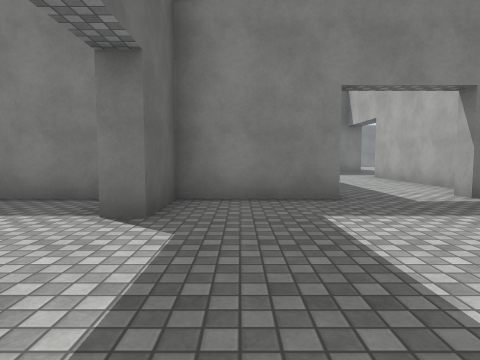
view 1 (above)

18 first-person views from a walk through a Unity game level. The camera is 1.2 m above the floor, tilts 4° down and sees 75° across. The floor is counted in squares, 2 m on a side. Each view is taken from the middle of a square. On the plan, view 1 faces up. The plan holds only what a view shows up to about 9 squares ahead; the rest is blank. The place goes on beyond the plan. The player is left out. Surface patterns are stand-ins for the level's own textures.

view 2
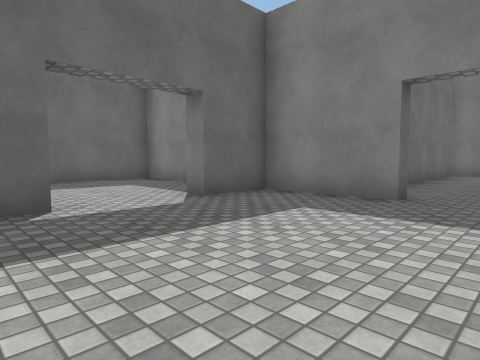

view 3
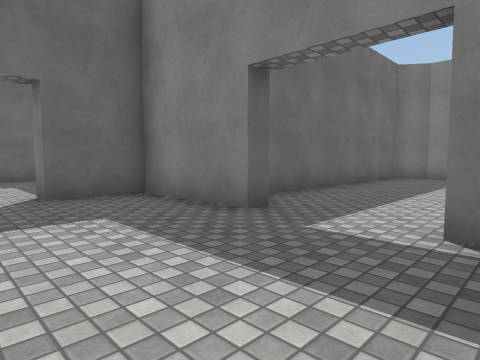

view 4
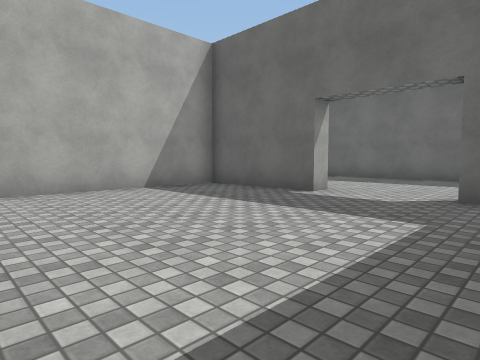

view 5
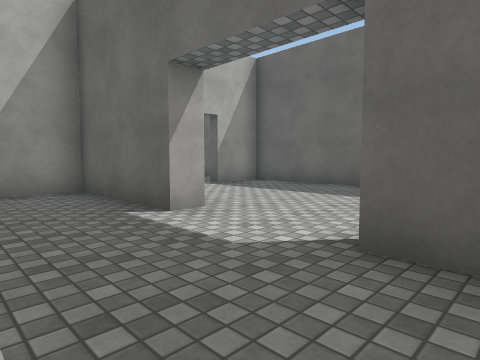

view 6
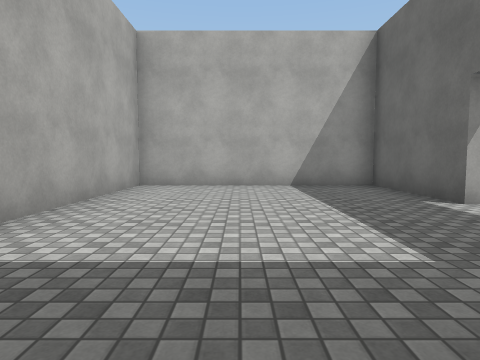

view 7
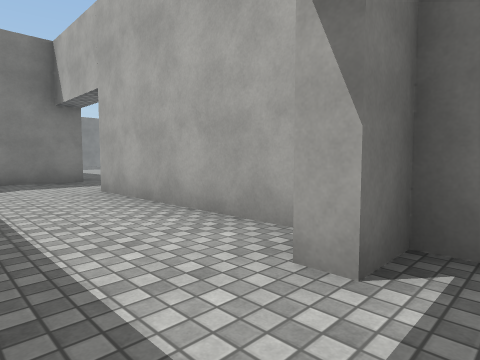

view 8
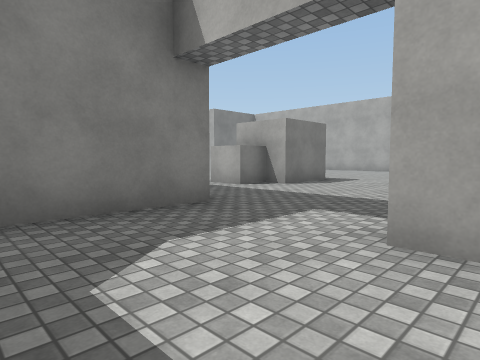

view 9
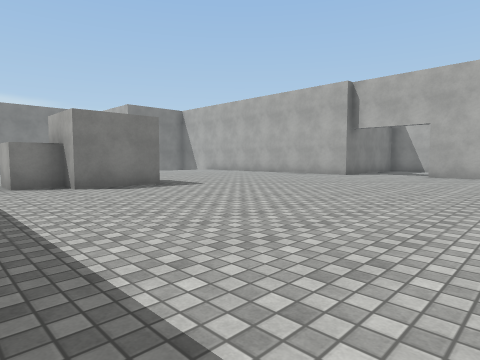

view 10
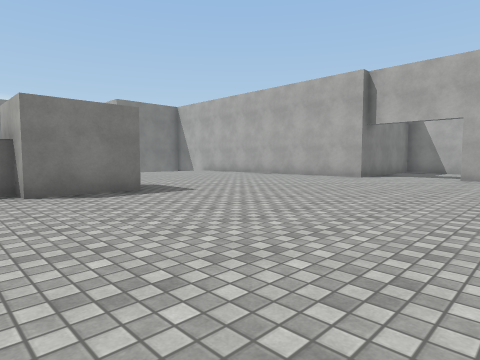

view 11
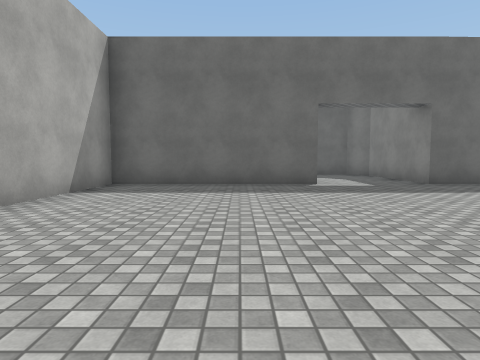

view 12
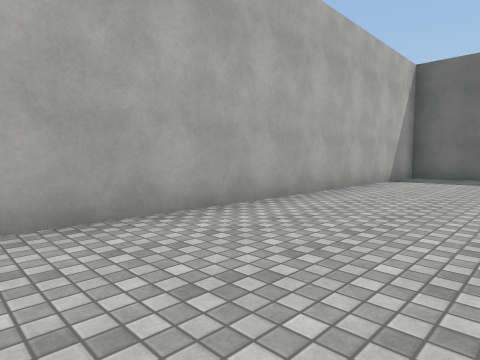

view 13
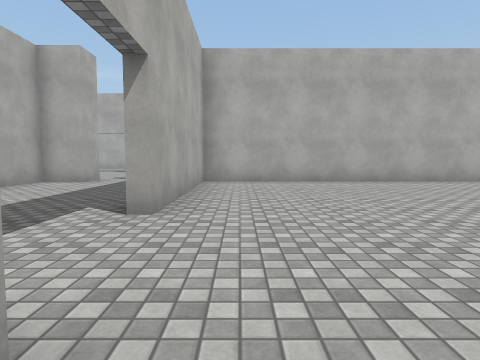

view 14
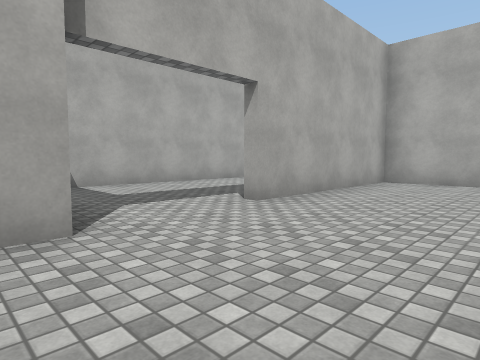

view 15
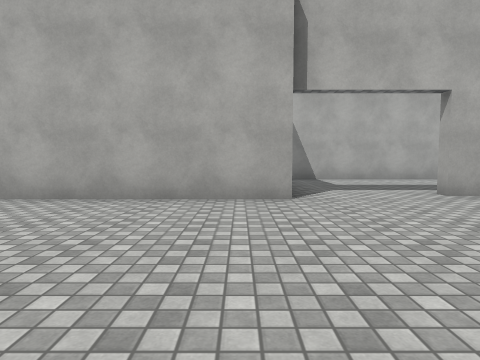

view 16
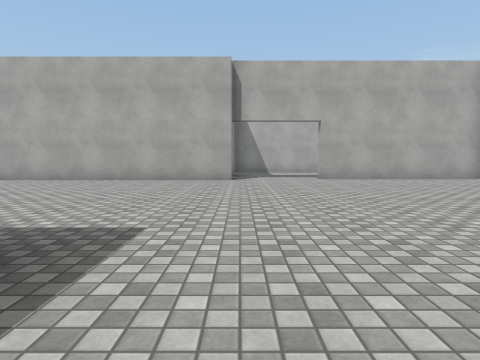

view 17
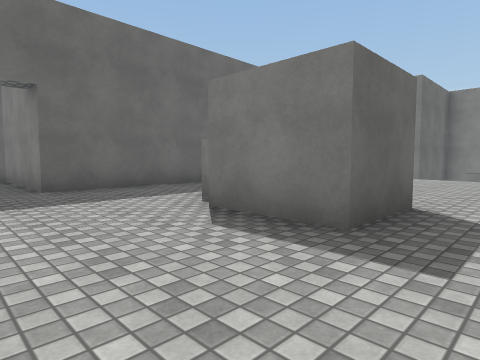

view 18
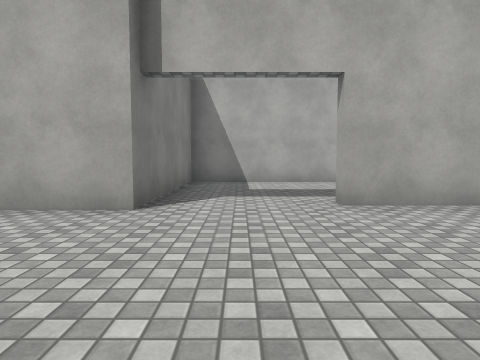

### Floor plan
Ten units are one square. View 1 is at (0, 0); x grows to the right and y downward. Boxes are objects, and circles mark ways between rooms. Rooms are numbered by the first view taken in them; rooms with no view inside come last. Other rooms are left out.
<svg viewBox="-60 -170 274 195">
<path fill="none" stroke="#000" d="M15 -51 15 -46 -10 -46 -10 -31 -15 -31M-15 -10 -10 -10 -10 19 42 19 42 -21M-20 -46 -51 -46M42 -42 42 -46 35 -46 35 -51M42 -55 42 -99M-55 -44 -55 19 -40 19M7 -115 7 -60M48 -124 14 -124M98 -151 98 -135 80 -135 80 -141 71 -141 71 -151M166 -124 166 -165M48 -99 48 -50 169 -50 169 -97M48 -160 48 -124M199 -52 209 -52 209 -124 166 -124"/>
<circle cx="50" cy="-105" r="3" fill="#2a7"/>
<circle cx="170" cy="-105" r="3" fill="#2a7"/>
<text x="10" y="-30">1</text>
<text x="110" y="-110">2</text>
<text x="190" y="-90">3</text>
</svg>
Room 1 opens to room 2. Room 2 opens to room 3.

Where each view was taken, in squares from view 1:
view 1: 0 up, 0 right, facing up
view 2: 0 up, 3 right, facing up-left
view 3: 2 up, 4 right, facing up-left
view 4: 4 up, 4 right, facing down-left
view 5: 4 up, 1 right, facing down-left
view 6: 5 up, 2 right, facing down
view 7: 4 up, 2 right, facing up-right
view 8: 9 up, 2 right, facing up-right
view 9: 7 up, 6 right, facing up-right
view 10: 8 up, 7 right, facing up-right
view 11: 8 up, 12 right, facing left
view 12: 8 up, 15 right, facing down-left
view 13: 13 up, 16 right, facing down
view 14: 13 up, 14 right, facing down-right
view 15: 13 up, 12 right, facing right
view 16: 12 up, 8 right, facing right
view 17: 11 up, 11 right, facing up-left
view 18: 11 up, 13 right, facing right
